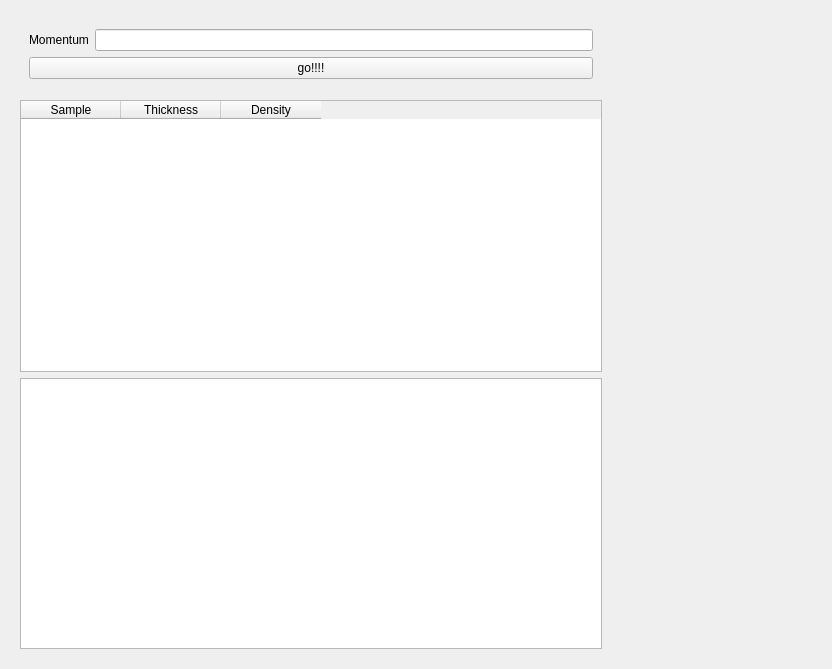
<?xml version="1.0" encoding="UTF-8"?>
<ui version="4.0">
 <class>trim_fit</class>
 <widget class="QWidget" name="trim_fit">
  <property name="geometry">
   <rect>
    <x>0</x>
    <y>0</y>
    <width>832</width>
    <height>669</height>
   </rect>
  </property>
  <property name="windowTitle">
   <string>Form</string>
  </property>
  <layout class="QHBoxLayout" name="horizontalLayout">
   <item>
    <widget class="QWidget" name="side_panel" native="true">
     <property name="minimumSize">
      <size>
       <width>500</width>
       <height>0</height>
      </size>
     </property>
     <property name="maximumSize">
      <size>
       <width>600</width>
       <height>16777215</height>
      </size>
     </property>
     <layout class="QGridLayout" name="gridLayout">
      <item row="2" column="0">
       <widget class="QTextEdit" name="result_text_edit"/>
      </item>
      <item row="0" column="0">
       <widget class="QWidget" name="widget" native="true">
        <layout class="QFormLayout" name="formLayout">
         <item row="0" column="0">
          <widget class="QLabel" name="momentum_label">
           <property name="text">
            <string>Momentum</string>
           </property>
          </widget>
         </item>
         <item row="0" column="1">
          <widget class="QLineEdit" name="momentum_line_edit"/>
         </item>
         <item row="1" column="0" colspan="2">
          <widget class="QPushButton" name="fit_button">
           <property name="text">
            <string>go!!!!</string>
           </property>
          </widget>
         </item>
         <item row="2" column="0">
          <widget class="QWidget" name="widget_2" native="true"/>
         </item>
        </layout>
       </widget>
      </item>
      <item row="1" column="0">
       <widget class="BaseTable" name="layer_table">
        <column>
         <property name="text">
          <string>Sample</string>
         </property>
        </column>
        <column>
         <property name="text">
          <string>Thickness</string>
         </property>
        </column>
        <column>
         <property name="text">
          <string>Density</string>
         </property>
        </column>
       </widget>
      </item>
     </layout>
    </widget>
   </item>
   <item>
    <widget class="QWidget" name="widget_3" native="true">
     <layout class="QVBoxLayout" name="verticalLayout_2">
      <item>
       <widget class="PlotWidget" name="plot" native="true">
        <layout class="QVBoxLayout" name="verticalLayout"/>
       </widget>
      </item>
      <item>
       <widget class="PlotWidget" name="trim_plot" native="true"/>
      </item>
     </layout>
    </widget>
   </item>
  </layout>
 </widget>
 <customwidgets>
  <customwidget>
   <class>PlotWidget</class>
   <extends>QWidget</extends>
   <header location="global">EVA.widgets.plot.plot_widget</header>
   <container>1</container>
  </customwidget>
  <customwidget>
   <class>BaseTable</class>
   <extends>QTableWidget</extends>
   <header>EVA.widgets.base.base_table</header>
  </customwidget>
 </customwidgets>
 <resources/>
 <connections/>
</ui>
